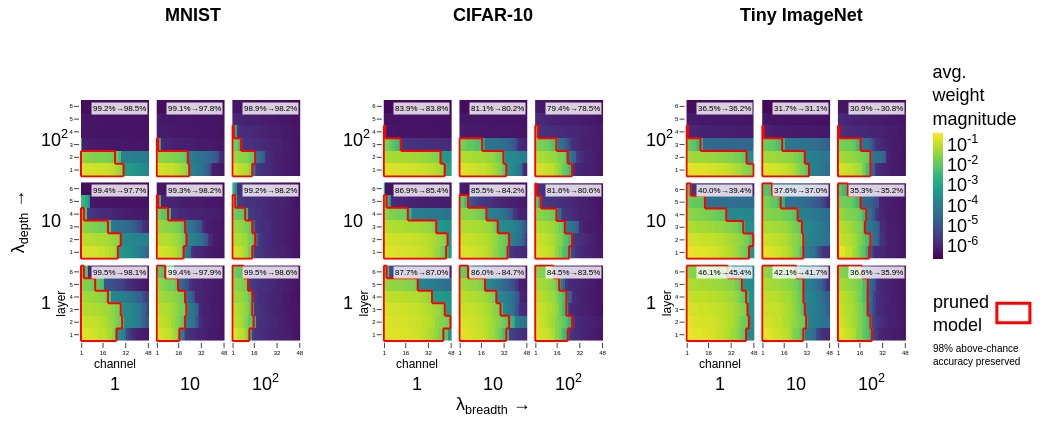

This figure's notebook cell:
### Code cell
CELL_SIZE = (150, 150)
EPS = 1e-12
CMAP = "Viridis"
lam_time = 0.1
instance = 0

tick_text_dict = {0.0: "0", 1.0: "1", 10.0: "10", 100.0: "10<sup>2</sup>", 1000.0: "10<sup>3</sup>", 10000.0: "10<sup>4</sup>"}

datasets = ["mnist", "cifar10", "tiny-imagenet"]
lam_depths = sorted(model_df["costs.space.lam_depth"].unique())
lam_breadths = sorted(model_df["costs.space.lam_breadth"].unique())

n_rows = len(lam_depths)
n_cols_per_dataset = len(lam_breadths)
n_total_cols = n_cols_per_dataset * len(datasets) + (len(datasets) - 1)

# build column layout with spacers
col_specs = []
for d_idx in range(len(datasets)):
    for _ in range(n_cols_per_dataset):
        col_specs.append({})
    if d_idx < len(datasets) - 1:
        col_specs.append(None)

fig = make_subplots(
    rows=n_rows, cols=n_total_cols,
    horizontal_spacing=0.008, vertical_spacing=0.02,
    specs=[col_specs] * n_rows,
)

# --- Build axis reference map ---
axis_map = {}
for row_idx in range(1, n_rows + 1):
    for col_idx in range(1, n_total_cols + 1):
        try:
            ref = fig.get_subplot(row_idx, col_idx)
            if ref is not None:
                xaxis = ref.xaxis.plotly_name.replace("axis", "")
                yaxis = ref.yaxis.plotly_name.replace("axis", "")
                axis_map[(row_idx, col_idx)] = (xaxis, yaxis)
        except:
            pass

# --- Compute global log-space min/max ---
all_values = []
for key, arr in all_layer_channel_norms.items():
    if arr is not None:
        all_values.append(np.asarray(arr).ravel())
all_values = np.concatenate(all_values)
all_log = np.log10(all_values + EPS)
ZMIN = float(np.nanmin(all_log))
ZMAX = float(np.nanmax(all_log))

candidate_ticks = np.array([1e-8, 1e-7, 1e-6, 1e-5, 1e-4, 1e-3, 1e-2, 1e-1, 1.0, 10.0, 100.0, 1000.0, 10000.0])
tick_vals_orig = candidate_ticks[(candidate_ticks >= 10**ZMIN) & (candidate_ticks <= 10**ZMAX)]
tick_vals_log = np.log10(tick_vals_orig)
colorbar_tick_text = [f"10<sup>{int(np.log10(v))}</sup>" for v in tick_vals_orig]

colorbar_added = False
all_shapes = []

for d_idx, dataset in enumerate(datasets):
    col_offset = d_idx * (n_cols_per_dataset + 1)

    for i, lam_depth in enumerate(reversed(lam_depths), start=1):
        for j, lam_breadth in enumerate(lam_breadths, start=1):
            col = col_offset + j

            combo = {
                "costs.space.lam_breadth": lam_breadth,
                "costs.space.lam_depth": lam_depth,
                "costs.time.lam": lam_time,
                "instance": instance,
                "dataset": dataset,
            }
            key = nn_bowl.utils.get_combo_key(combo)
            arr = all_layer_channel_norms.get(key, None)

            if arr is None:
                print(f"Missing data for {key}, inserting empty heatmap.")
                fig.add_trace(go.Heatmap(
                    z=[[np.nan]], colorscale='viridis',
                    zmin=ZMIN, zmax=ZMAX, showscale=False
                ), row=i, col=col)
                continue

            arr_log = np.log10(np.asarray(arr) + EPS)

            # Determine text color based on average brightness of top region
            top_row_mean = arr_log[-1, :].mean()
            mid_val = (ZMIN + ZMAX) / 4
            text_color = "black"  # always dark; the white box below keeps it readable on any background

            show_colorbar = not colorbar_added
            fig.add_trace(go.Heatmap(
                z=arr_log,
                colorscale=CMAP,
                zmin=ZMIN, zmax=ZMAX,
                showscale=show_colorbar,
                colorbar=dict(
                    title=dict(text="avg.<br>weight<br>magnitude",
                               font=dict(size=cfg_base.plotting.font.size)),
                    len=0.9, thickness=10, y=0.75, outlinewidth=0,
                    tickvals=tick_vals_log, ticktext=colorbar_tick_text,
                ) if show_colorbar else None,
                hovertemplate=(
                    "layer=%{y}<br>"
                    "channel=%{x}<br>"
                    "log10(norm)=%{z:.3f}"
                    "<extra></extra>"
                ),
            ), row=i, col=col)
            if show_colorbar:
                colorbar_added = True

            # Get domain refs for annotations
            if (i, col) in axis_map:
                xref_d = axis_map[(i, col)][0] + " domain"
                yref_d = axis_map[(i, col)][1] + " domain"

                # Accuracy annotation (top-right, matching breadth_depth style)
                pruning_df = pruning_results_dfs.get(key)
                if pruning_df is not None:
                    baseline_accuracy = pruning_df[pruning_df["phase"] == "baseline"]["accuracy"].values[0]
                    final_accuracy = pruning_df[pruning_df["threshold_hit"] == False]["accuracy"].values[-1]
                    fig.add_annotation(
                        x=0.98, y=0.98,
                        xref=xref_d, yref=yref_d,
                        text=f"{baseline_accuracy:.1%}→{final_accuracy:.1%}",
                        showarrow=False,
                        font=dict(size=8, color=text_color),
                        bgcolor="rgba(255,255,255,0.8)", borderpad=1,
                        xanchor="right", yanchor="top",
                    )

                # Y-axis lambda labels (left side of each dataset group)
                if j == 1:
                    fig.add_annotation(
                        x=-0.6, y=0.5,
                        xref=xref_d, yref=yref_d,
                        text=tick_text_dict[lam_depth],
                        showarrow=False,
                        font=dict(size=cfg_base.plotting.font.size),
                    )

                # X-axis lambda labels (bottom)
                if i == n_rows:
                    fig.add_annotation(
                        x=0.5, y=-0.7,
                        xref=xref_d, yref=yref_d,
                        text=tick_text_dict[lam_breadth],
                        showarrow=False,
                        font=dict(size=cfg_base.plotting.font.size),
                    )

            # tick labels
            is_bottom_row = (i == n_rows)
            is_left_col_local = (j == 1)

            fig.update_xaxes(
                showticklabels=is_bottom_row,
                ticks="outside" if is_bottom_row else "",
                tickvals=[0, 15, 31, 47],
                ticktext=["1", "16", "32", "48"],
                tickfont_size=6,
                title_text="",
                row=i, col=col,
            )
            fig.update_yaxes(
                showticklabels=is_left_col_local,
                ticks="outside" if is_left_col_local else "",
                tickvals=[0, 1, 2, 3, 4, 5],
                ticktext=["1", "2", "3", "4", "5", "6"],
                tickfont_size=6,
                title_text="",
                row=i, col=col,
            )

            # pruning boundary shapes
            mask_arr = pruning_masks.get(key)
            if mask_arr is not None and (i, col) in axis_map:
                xref_data, yref_data = axis_map[(i, col)]
                boundary_shapes = nn_bowl.utils.mask_boundary_shapes(mask_arr, color="red", width=2)
                for s in boundary_shapes:
                    s["xref"] = xref_data
                    s["yref"] = yref_data
                    all_shapes.append(s)

fig.update_layout(shapes=all_shapes)

# "channel" and "layer" labels on bottom-left subplot of each dataset
for d_idx, dataset in enumerate(datasets):
    col = d_idx * (n_cols_per_dataset + 1) + 1
    if (n_rows, col) in axis_map:
        xref_d = axis_map[(n_rows, col)][0] + " domain"
        yref_d = axis_map[(n_rows, col)][1] + " domain"
        fig.add_annotation(
            x=0.5, y=-0.4, xref=xref_d, yref=yref_d,
            text="channel", showarrow=False, font=dict(size=12),
        )
        fig.add_annotation(
            x=-0.4, y=0.5, xref=xref_d, yref=yref_d,
            text="layer", showarrow=False, font=dict(size=12), textangle=-90,
        )

# Dataset titles
fig.add_annotation(x=0.1, y=1.4, xref="paper", yref="paper", text=f"<b>MNIST</b>", showarrow=False,font=dict(size=cfg_base.plotting.font.size))
fig.add_annotation(x=0.5, y=1.4, xref="paper", yref="paper", text=f"<b>CIFAR-10</b>", showarrow=False,font=dict(size=cfg_base.plotting.font.size))
fig.add_annotation(x=0.95, y=1.4, xref="paper", yref="paper", text=f"<b>Tiny ImageNet</b>", showarrow=False,font=dict(size=cfg_base.plotting.font.size))


# Global axis labels
fig.add_annotation(x=0.5, y=-0.32, xref="paper", yref="paper",
                   text="λ<sub>breadth</sub> →", showarrow=False,
                   font=dict(size=cfg_base.plotting.font.size))
fig.add_annotation(x=-0.09, y=0.5, xref="paper", yref="paper",
                   text="λ<sub>depth</sub> →", showarrow=False,
                   font=dict(size=cfg_base.plotting.font.size), textangle=-90)

# Pruned model legend
pruned_model_x = 1.03
pruned_model_y = 0.02
fig.add_annotation(
    x=pruned_model_x, y=pruned_model_y,
    xref="paper", yref="paper",
    text="pruned<br>model", showarrow=False,
    font=dict(size=cfg_base.plotting.font.size),
    align="left", xanchor="left",
)
fig.add_annotation(
    x=pruned_model_x, y=pruned_model_y - 0.13,
    xref="paper", yref="paper",
    text="98% above-chance<br>accuracy preserved", showarrow=False,
    font=dict(size=10),
    align="left", xanchor="left",
)
fig.add_shape(
    type="rect",
    x0=pruned_model_x + 0.08, x1=pruned_model_x + 0.12, y0=pruned_model_y+0.06, y1=pruned_model_y + 0.14,
    xref="paper", yref="paper",
    line=dict(color="red", width=3),
    fillcolor="rgba(0,0,0,0)",
)

fig.update_layout(
    margin=dict(l=80, r=150, t=100, b=80),
    height=WIDTH * 0.4, width=WIDTH,
)
fig.show()

nn_bowl.utils.save_figure(fig, figures_dir, "datasets_breadth_depth_layer_channel_norms_grid", scale=4)
